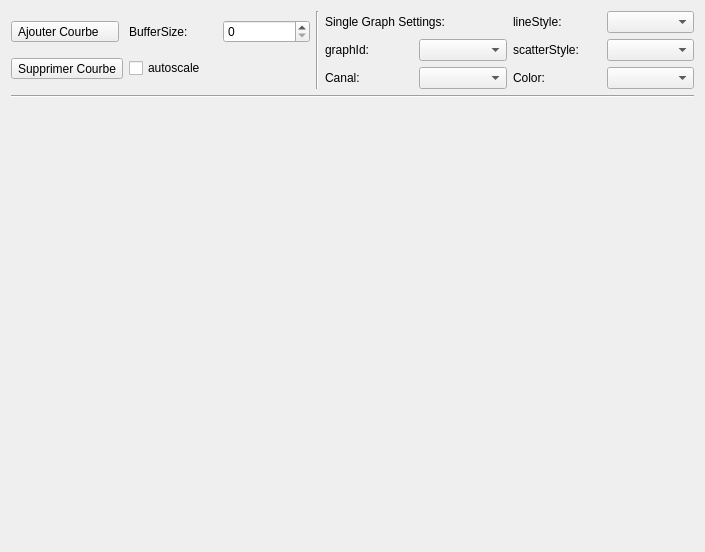
<?xml version="1.0" encoding="UTF-8"?>
<ui version="4.0">
 <class>CustomPlotDialog</class>
 <widget class="QDialog" name="CustomPlotDialog">
  <property name="geometry">
   <rect>
    <x>0</x>
    <y>0</y>
    <width>705</width>
    <height>552</height>
   </rect>
  </property>
  <property name="windowTitle">
   <string>Dialog</string>
  </property>
  <layout class="QGridLayout" name="gridLayout">
   <item row="0" column="0">
    <layout class="QVBoxLayout" name="verticalLayout_2">
     <item>
      <layout class="QHBoxLayout" name="horizontalLayout_2">
       <item>
        <layout class="QVBoxLayout" name="verticalLayout_6">
         <item>
          <widget class="QToolButton" name="addPlotButton">
           <property name="text">
            <string>Ajouter Courbe    </string>
           </property>
          </widget>
         </item>
         <item>
          <widget class="QToolButton" name="deletePlotButton">
           <property name="text">
            <string>Supprimer Courbe</string>
           </property>
          </widget>
         </item>
        </layout>
       </item>
       <item>
        <layout class="QVBoxLayout" name="verticalLayout_7">
         <item>
          <layout class="QHBoxLayout" name="horizontalLayout_5">
           <item>
            <widget class="QLabel" name="label_4">
             <property name="text">
              <string>BufferSize:</string>
             </property>
            </widget>
           </item>
           <item>
            <widget class="QSpinBox" name="bufferSizeSpinBox"/>
           </item>
          </layout>
         </item>
         <item>
          <widget class="QCheckBox" name="autoscaleCheckBox">
           <property name="text">
            <string>autoscale</string>
           </property>
          </widget>
         </item>
        </layout>
       </item>
       <item>
        <widget class="Line" name="line_2">
         <property name="orientation">
          <enum>Qt::Vertical</enum>
         </property>
        </widget>
       </item>
       <item>
        <layout class="QVBoxLayout" name="verticalLayout">
         <item>
          <widget class="QLabel" name="label_7">
           <property name="text">
            <string>Single Graph Settings:</string>
           </property>
          </widget>
         </item>
         <item>
          <layout class="QHBoxLayout" name="horizontalLayout_7">
           <item>
            <widget class="QLabel" name="label_6">
             <property name="text">
              <string>graphId:</string>
             </property>
            </widget>
           </item>
           <item>
            <widget class="QComboBox" name="graphIdComboBox"/>
           </item>
          </layout>
         </item>
         <item>
          <layout class="QHBoxLayout" name="horizontalLayout">
           <item>
            <widget class="QLabel" name="label">
             <property name="text">
              <string>Canal:</string>
             </property>
            </widget>
           </item>
           <item>
            <widget class="QComboBox" name="canalsListComboBox"/>
           </item>
          </layout>
         </item>
        </layout>
       </item>
       <item>
        <layout class="QHBoxLayout" name="horizontalLayout_9">
         <item>
          <layout class="QVBoxLayout" name="verticalLayout_3">
           <item>
            <layout class="QHBoxLayout" name="horizontalLayout_3">
             <item>
              <widget class="QLabel" name="label_2">
               <property name="text">
                <string>lineStyle:</string>
               </property>
              </widget>
             </item>
             <item>
              <widget class="QComboBox" name="lineStyleComboBox"/>
             </item>
            </layout>
           </item>
           <item>
            <layout class="QHBoxLayout" name="horizontalLayout_6">
             <item>
              <widget class="QLabel" name="label_5">
               <property name="text">
                <string>scatterStyle:</string>
               </property>
              </widget>
             </item>
             <item>
              <widget class="QComboBox" name="scatterStyleComboBox"/>
             </item>
            </layout>
           </item>
           <item>
            <layout class="QHBoxLayout" name="horizontalLayout_4">
             <item>
              <widget class="QLabel" name="label_3">
               <property name="text">
                <string>Color:</string>
               </property>
              </widget>
             </item>
             <item>
              <widget class="QComboBox" name="colorComboBox"/>
             </item>
            </layout>
           </item>
          </layout>
         </item>
        </layout>
       </item>
      </layout>
     </item>
    </layout>
   </item>
   <item row="1" column="0">
    <widget class="Line" name="line">
     <property name="orientation">
      <enum>Qt::Horizontal</enum>
     </property>
    </widget>
   </item>
   <item row="2" column="0">
    <widget class="QCustomPlot" name="customPlot" native="true"/>
   </item>
  </layout>
 </widget>
 <customwidgets>
  <customwidget>
   <class>QCustomPlot</class>
   <extends>QWidget</extends>
   <header>QCustomPlot/qcustomplot.h</header>
   <container>1</container>
  </customwidget>
 </customwidgets>
 <resources/>
 <connections/>
</ui>
